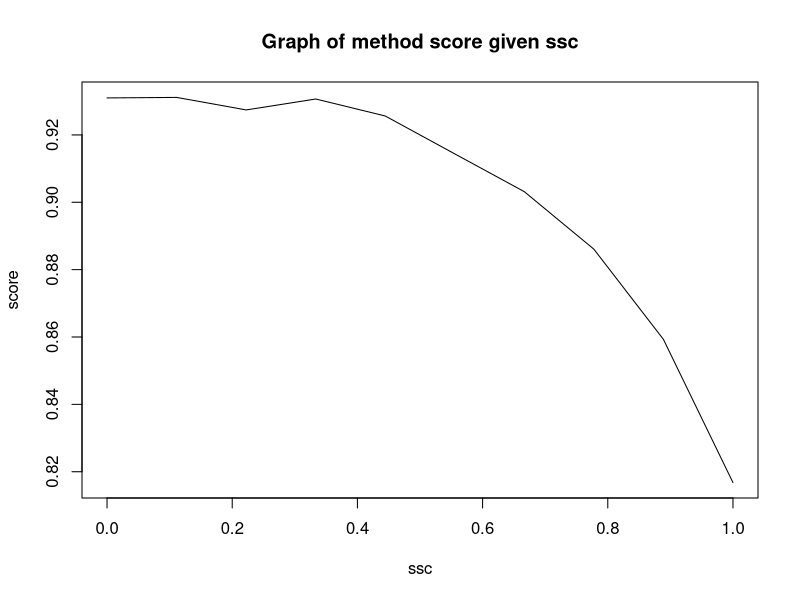

The R source for this figure: (Note: a time limit stopped this script after it produced the figure.)
select <- function(i,output,est.cdf,dataset){
  # purpose : subfunction of make.selection. Adds to the given output vector,
  #           the selected inidivudal's number, its value, and its score.
  #
  # input   : i       - the selected individual's index in the population
  #           output  - the output vector to modify
  #           est.cdf - the estimated cdf of the population
  #           dataset - the dataset the selected individual came from
  #
  # output  : the output argument with all relevant modifications made
  output[2] <- i
  output[3] <- dataset[i]
  output[4] <- est.cdf(dataset[i])
  return(output)
}

make.selection <- function(dataset,method='no change',ssc=0.75){
  # purpose : uses the 37% rule to attempt to select the best candidate from 
  #           a simulated population of 'applicants'.
  #
  # intput  : datset - a numeric vector of observations
  #           method - name of a method to use which modifies the most simple
  #                    outline of the algorithm. 
  #                    options are - second.saviour.
  #           ssc    - parameter value which sets certain parameters for the 
  #                    method selected
  #
  # output  : a named vector containing:
  #           pop.max   - the TRUE best candidate in the population
  #           number    - the candidate selected was the 'number' candidate to 
  #                       be considered.
  #           selection - the value for the selected candidate
  #           score     - the probability of picking a candidate as good as the
  #                       selected candidate, or a better one, if the candidate
  #                       had been chosen at random from the population. This
  #                       calculation is made using the empirical CDF of the 
  #                       data.
  
  dataset <- na.omit(dataset)
  if (class(dataset)!='numeric') stop('input dataset must be numeric')
  
  output <- vector(length=4)
  names(output) <- c('pop.max','number','selection','score')
  
  output[1] <- max(dataset)      # the (unknown) best candidate value
  est.cdf <- ecdf(dataset)       # get the ecdf from the data
  
  n <- length(dataset)
  stop.looking <- round(n*0.37)
  lookset <- dataset[1:stop.looking]
  
  observed.best <- max(lookset)
  second.best <- max(lookset[-which(lookset==observed.best)])
  
  for (i in stop.looking:n){
    
    if (dataset[i]>observed.best){               # if the best wasn't in the 
      output <- select(i,output,est.cdf,dataset) # the first 37%, we will find
      return(output)                             # them this way
    }
    
    else if (i>=floor(n*ssc) & method == 'second.saviour' # one method of 
             & dataset[i]>second.best){           # minimising loss when the
      output <- select(i,output,est.cdf,dataset)  # best was in the first 37%     
      return(output) # is to use the second best as our threshold for the last
      }              # 25% of the population we observe
  }
  
  output[2] <- n                   # if the best candidate was already in
  output[3] <- dataset[n]          # the ones we saw, we are forced to 
  output[4] <- est.cdf(dataset[i]) # select the last candidate
  return(output)                      
}

draw.ss.method.graph <- function(points,replicate,pop.size){
  # purpose : tries various values between 0 and 1 for the ssc paramter for the
  #           second.saviour method, and plots the score they produce. 
  #
  # inputs  : points    - integer number of points to use to generate plot
  #           replicate - the number of times to repeat the experiment on
  #                       simulated populations to obtain the estimated average
  #                       score for that value of ssc.
  #           pop.size  - the size of the candidate populations which we use 
  #                       for the simulations
  #
  # outputs : none
  if (points<1 | points%%1!=0 | replicate<1 | replicate%%1!=0 | 
      pop.size<1 | pop.size%%1!=0) stop('points must be a positive integer')
  
  x <-  seq(0,1,length=points)
  y <-  vector(length=points)
  
  for (i in 1:points){
    y[i] <- rowMeans(replicate(replicate,make.selection(rnorm(pop.size),
                                                   method='second.saviour',
                                                   ssc=x[i])))[4]
  }
  
  plot(x,y,type='l',main='Graph of method score given ssc',ylab='score',
       xlab='ssc')
}

A = system.time(
  draw.ss.method.graph(points = 10, replicate = 10000, pop.size = 1000)
)
# 
simplest.method <- rowMeans(replicate(100000,make.selection(rnorm(500))))[4]
# ss.method <- rowMeans(replicate(1000,make.selection(rnorm(100),
#                                                     method='second.saviour',
#                                                     ssc   =0.75)))[4]
